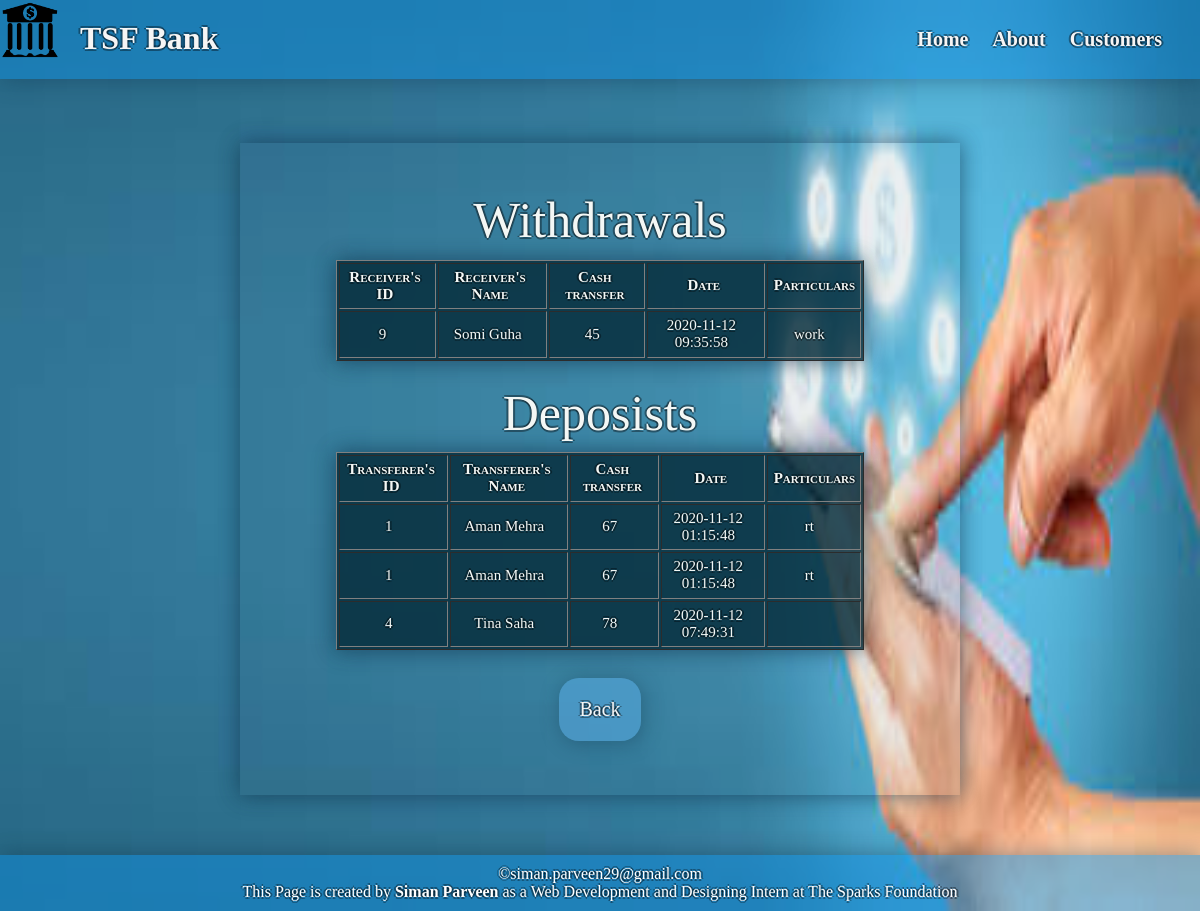
The app's page /transfer_me.php?id=2 with its own data.
### tables this page shows
CREATE TABLE `transaction` (
  `TransactionID` int(11) NOT NULL,
  `from_cust_id` int(20) NOT NULL,
  `transferername` varchar(50) NOT NULL,
  `to_cust_id` int(11) NOT NULL,
  `receivername` varchar(50) NOT NULL,
  `cashtransfer` int(20) NOT NULL,
  `transfererbalance` int(11) NOT NULL,
  `receiverbalance` int(11) NOT NULL,
  `date` datetime NOT NULL,
  `msgforreceiver` varchar(100) NOT NULL
);

### transfer_me.php (the view, shortened to what this page needs)
<!DOCTYPE html>
<html lang="en">
<head>
    <link rel="stylesheet" href="style_transfer.css">
</head>
<body>
    <header>
        <img src="logo1.png" alt="bank logo">
        <h1>TSF Bank</h1>
        <nav id="nav_bar">
            <a href="index.html">Home</a>
            <a href="about.html">About</a>
            <a href="view.php">Customers</a>
        </nav>
    </header>
    <section class="transfer">
        <?php
        $tid = $_GET['id'];
        $username="root";
        $password="";
        $db2="transaction";
        $conn = new mysqli("localhost", $username,$password,$db2) or die ("You are not Connected");
        $sqlget = "SELECT * FROM transaction WHERE from_cust_id = '$tid'";
        $sqldata = mysqli_query($conn,$sqlget) or die('Error Getting the data');
        echo "<table border='1'>";
        echo "<caption>Withdrawals</caption>";
        echo "<tr>
            <th>Receiver's ID</th>
            <th>Receiver's Name</th>
            <th>Cash transfer</th>
            <th>Date</th>
            <th>Particulars</th>
            </tr>";
        $rowcount=mysqli_num_rows($sqldata);
        for($i=1 ;$i <= $rowcount;$i++){
        while($row = mysqli_fetch_array($sqldata, MYSQLI_ASSOC)){
            echo "<tr><td>";
                echo $row['to_cust_id'];
            echo "</td><td>";
                echo $row['receivername'];
            echo "</td><td>";
                echo $row['cashtransfer'];
            echo "</td><td>";
                echo $row['date'];
            echo "</td><td>";
                echo $row['msgforreceiver'];
            echo "</td></tr>";
           }
        }
          echo "</table>";
        echo "<br/>";
        $sqlget1 = "SELECT * FROM transaction WHERE to_cust_id = '$tid'";
        $sqldata1 = mysqli_query($conn,$sqlget1) or die('Error Getting the data');
        echo "<table border='1'>";
        echo "<caption>Deposists</caption>";
        echo "<tr>
            <th>Transferer's ID</th>
            <th>Transferer's Name</th>
            <th>Cash transfer</th>
            <th>Date</th>
            <th>Particulars</th>
            </tr>";
        $rowcount=mysqli_num_rows($sqldata1);
        for($i=1 ;$i <= $rowcount;$i++){
         while($row = mysqli_fetch_array($sqldata1, MYSQLI_ASSOC)){
            echo "<tr><td>";
                echo $row['from_cust_id'];
            echo "</td><td>";
                echo $row['transferername'];
            echo "</td><td>";
                echo $row['cashtransfer'];
            echo "</td><td>";
                echo $row['date'];
            echo "</td><td>";
                echo $row['msgforreceiver'];
            echo "</td></tr>";
        }
    }
          echo "</table>";
        echo "<br/>";
        echo "<button><a href='http://localhost/bankingsytem/transfer.php?id=$tid'>Back</button>";
        ?>
    </section>
    <footer>
        &copy;siman.parveen29@gmail.com
        <p>This Page is created by <b>Siman Parveen</b> as a Web Development and Designing Intern at The Sparks Foundation</p>
    </footer>
</body>
</html>

### style_transfer.css (style rules this page uses)
* { margin: 0px; padding: 0px; font-family: 'Times New Roman', Times, serif; }
body { background-image: url("bg.jpg"); background-repeat: no-repeat; background-size: 100% 100%; color: white; }
header { display: inline-block; background-color: rgba(17, 143, 226, 0.5); width: 100%; color: whitesmoke; text-shadow: 2px 0px 0px rgba(0, 1, 2, 0.377), 0px 2px 0px rgba(0, 1, 2, 0.377), -2px 0px 0px rgba(0, 1, 2, 0.377), 0px -2px 0px rgba(0, 1, 2, 0.377); box-shadow: 2px 2px 20px rgba(17, 52, 77, 0.377); }
header h1 { margin: 20px; float: left; }
header img { float: left; width: 60px; height: 60px; }
nav { float: right; padding: 28px; }
nav a { text-decoration: none; color: whitesmoke; font-size: 20px; font-weight: bolder; padding: 10px; }
.transfer { display: inline-block; position: relative; border: transparent; font-size: 20px; background-color: rgba(60, 102, 119, 0.1); box-shadow: 2px -2px 20px rgba(17, 52, 77, 0.377), -2px 2px 20px rgba(17, 52, 77, 0.377); padding: 4% 8% 4% 8%; text-align: center; margin: 5% 20% 5% 20%; text-shadow: 2px 0px 0px rgba(0, 1, 2, 0.377), 0px 2px 0px rgba(0, 1, 2, 0.377), -2px 0px 0px rgba(0, 1, 2, 0.377), 0px -2px 0px rgba(0, 1, 2, 0.377); }
caption { font-size: 50px; margin-bottom: 2%; }
table { text-align: center; font-size: 15px; color: rgb(243, 247, 245); background-color: rgba(6, 44, 59, 0.829); box-shadow: 2px -2px 20px rgba(17, 52, 77, 0.377), -2px 2px 20px rgba(17, 52, 77, 0.377); width: 100%; }
th { font-variant: small-caps; }
td, th { padding: 1%; padding-right: 10px; }
td { padding-right: 15px; }
a { text-decoration: none; color: whitesmoke; }
button { display: inline-block; padding: 20px; border-radius: 20px; margin: 1% 10% 1% 10%; border: transparent; background-color: rgba(87, 169, 224, 0.582); color: bisque; box-shadow: 2px 2px 20px rgba(17, 52, 77, 0.377); font-size: 20px; text-shadow: 2px 0px 0px rgba(0, 1, 2, 0.377), 0px 2px 0px rgba(0, 1, 2, 0.377), -2px 0px 0px rgba(0, 1, 2, 0.377), 0px -2px 0px rgba(0, 1, 2, 0.377); }
footer { clear: both; color: white; text-shadow: 2px 0px 0px rgba(0, 1, 2, 0.377), 0px 2px 0px rgba(0, 1, 2, 0.377), -2px 0px 0px rgba(0, 1, 2, 0.377), 0px -2px 0px rgba(0, 1, 2, 0.377); text-align: center; height: 10%; padding: 10px; box-shadow: 2px -2px 20px rgba(17, 52, 77, 0.377); background-color: rgba(17, 143, 226, 0.5); }

### records on screen
transaction: to_cust "9", receivername "Somi Guha", cashtransfer "45", date "2020-11-12 09:35:58", msgforreceiver "work"
transaction: from_cust "1", transferername "Aman Mehra", cashtransfer "67", date "2020-11-12 01:15:48", msgforreceiver "rt"
transaction: from_cust "1", transferername "Aman Mehra", cashtransfer "67", date "2020-11-12 01:15:48", msgforreceiver "rt"
transaction: from_cust "4", transferername "Tina Saha", cashtransfer "78", date "2020-11-12 07:49:31"
